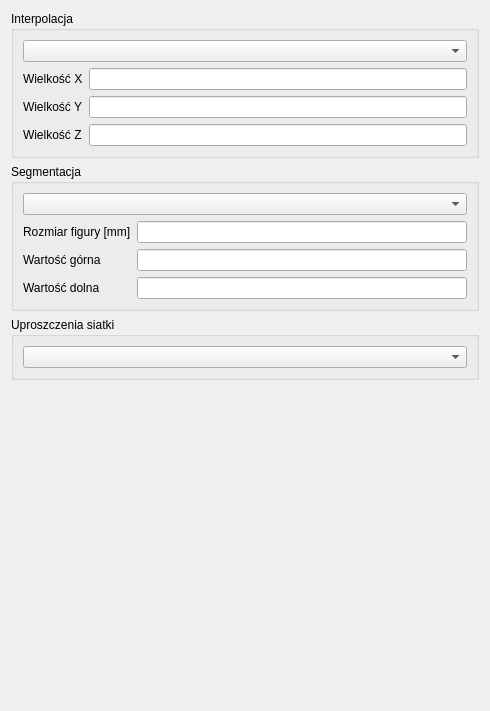
<?xml version="1.0" encoding="UTF-8"?>
<ui version="4.0">
 <class>SokarSegmentationPipeline</class>
 <widget class="QWidget" name="SokarSegmentationPipeline">
  <property name="geometry">
   <rect>
    <x>0</x>
    <y>0</y>
    <width>490</width>
    <height>711</height>
   </rect>
  </property>
  <property name="windowTitle">
   <string>Form</string>
  </property>
  <layout class="QVBoxLayout" name="verticalLayout">
   <item>
    <widget class="QGroupBox" name="groupBox_2">
     <property name="title">
      <string>Interpolacja</string>
     </property>
     <layout class="QVBoxLayout" name="verticalLayout_2">
      <item>
       <widget class="QComboBox" name="interpolationCombo">
        <property name="currentIndex">
         <number>-1</number>
        </property>
        <item>
         <property name="text">
          <string>Najbliższa</string>
         </property>
        </item>
        <item>
         <property name="text">
          <string>Liniowa</string>
         </property>
        </item>
        <item>
         <property name="text">
          <string>Wielomianowa</string>
         </property>
        </item>
        <item>
         <property name="text">
          <string>Wielomioanowa (C++11)</string>
         </property>
        </item>
        <item>
         <property name="text">
          <string>Akima</string>
         </property>
        </item>
        <item>
         <property name="text">
          <string>Sześciennna</string>
         </property>
        </item>
        <item>
         <property name="text">
          <string>Calum Rom</string>
         </property>
        </item>
       </widget>
      </item>
      <item>
       <layout class="QGridLayout" name="gridLayout">
        <item row="0" column="0">
         <widget class="QLabel" name="label_4">
          <property name="text">
           <string>Wielkość X</string>
          </property>
         </widget>
        </item>
        <item row="2" column="0">
         <widget class="QLabel" name="label_6">
          <property name="text">
           <string>Wielkość Z</string>
          </property>
         </widget>
        </item>
        <item row="1" column="0">
         <widget class="QLabel" name="label_5">
          <property name="text">
           <string>Wielkość Y</string>
          </property>
         </widget>
        </item>
        <item row="2" column="1">
         <widget class="QLineEdit" name="interpolationSizeZ"/>
        </item>
        <item row="1" column="1">
         <widget class="QLineEdit" name="interpolationSizeY"/>
        </item>
        <item row="0" column="1">
         <widget class="QLineEdit" name="interpolationSizeX"/>
        </item>
       </layout>
      </item>
     </layout>
    </widget>
   </item>
   <item>
    <widget class="QGroupBox" name="groupBox">
     <property name="title">
      <string>Segmentacja</string>
     </property>
     <layout class="QVBoxLayout" name="verticalLayout_3">
      <item>
       <widget class="QComboBox" name="segmentationComboBox">
        <property name="currentIndex">
         <number>-1</number>
        </property>
        <item>
         <property name="text">
          <string>Maszerujące sześciany</string>
         </property>
        </item>
        <item>
         <property name="text">
          <string>Maszerujące czworościany</string>
         </property>
        </item>
       </widget>
      </item>
      <item>
       <layout class="QGridLayout" name="marchingBox">
        <item row="1" column="0">
         <widget class="QLabel" name="label_2">
          <property name="text">
           <string>Wartość górna</string>
          </property>
         </widget>
        </item>
        <item row="2" column="0">
         <widget class="QLabel" name="label_3">
          <property name="text">
           <string>Wartość dolna</string>
          </property>
         </widget>
        </item>
        <item row="0" column="0">
         <widget class="QLabel" name="label">
          <property name="text">
           <string>Rozmiar figury [mm]</string>
          </property>
         </widget>
        </item>
        <item row="0" column="1">
         <widget class="QLineEdit" name="lineEdit"/>
        </item>
        <item row="1" column="1">
         <widget class="QLineEdit" name="lineEdit_2"/>
        </item>
        <item row="2" column="1">
         <widget class="QLineEdit" name="lineEdit_3"/>
        </item>
       </layout>
      </item>
     </layout>
    </widget>
   </item>
   <item>
    <widget class="QGroupBox" name="groupBox_4">
     <property name="title">
      <string>Uproszczenia siatki</string>
     </property>
     <layout class="QVBoxLayout" name="verticalLayout_5">
      <item>
       <widget class="QComboBox" name="comboBox_4"/>
      </item>
     </layout>
    </widget>
   </item>
   <item>
    <spacer name="verticalSpacer">
     <property name="orientation">
      <enum>Qt::Vertical</enum>
     </property>
     <property name="sizeHint" stdset="0">
      <size>
       <width>20</width>
       <height>40</height>
      </size>
     </property>
    </spacer>
   </item>
  </layout>
 </widget>
 <resources/>
 <connections/>
</ui>
